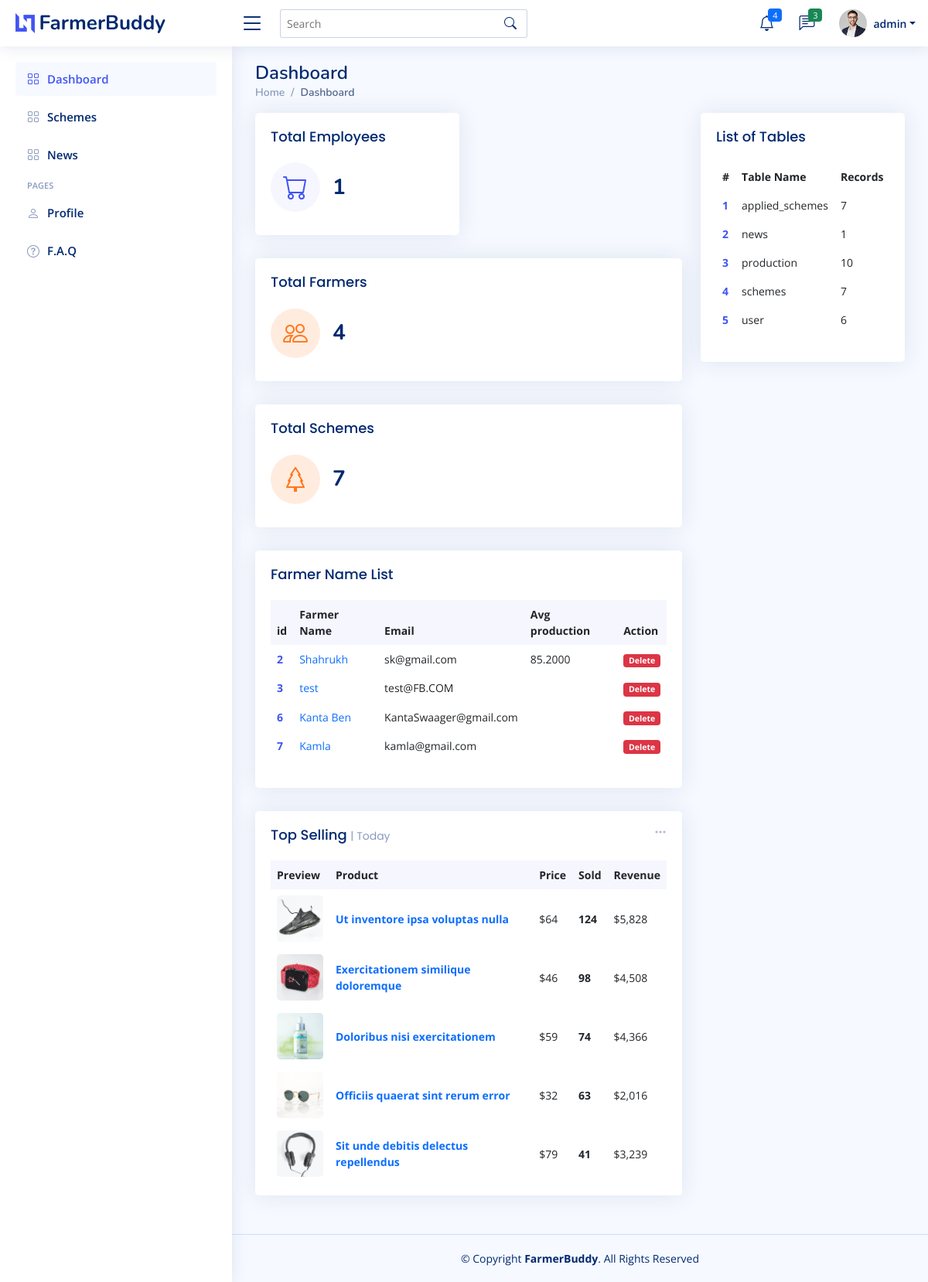
The app's page /index.php (signed in) with its own data.
### tables this page shows
CREATE TABLE `user` (
  `id` int(255) NOT NULL,
  `name` varchar(200) NOT NULL,
  `email` varchar(200) NOT NULL,
  `type` varchar(10) NOT NULL,
  `username` varchar(100) NOT NULL,
  `password` varchar(100) NOT NULL
);

### Database/Database_api.php (called while the page is built, shortened)
<?php
class Database_api{
		private $db_hostname;
		private $db_database;
		private $db_username;
		private $db_password;
		private $conn;
		public function __construct($database){
			$this->db_database = $database;
			$this->db_hostname = 'localhost';
			$this->db_username = 'root';
			$this->db_password = '';
		}
		private function connect(){
			$this->conn = mysqli_connect($this->db_hostname, $this->db_username, $this->db_password, $this->db_database);
		}
		public function execute($query){
			$result = mysqli_query($this->conn,$query);
			return $result;
		}
}
?>

### pages/dashboard_a.php (the view, shortened to what this page needs)
<main id="main" class="main">
    <div class="pagetitle">
      <h1>Dashboard</h1>
      <nav>
        <ol class="breadcrumb">
          <li class="breadcrumb-item"><a href="index.html">Home</a></li>
          <li class="breadcrumb-item active">Dashboard</li>
        </ol>
      </nav>
    </div>
    <section class="section dashboard">
      <div class="row">
        <div class="col-lg-8">
          <div class="row">
            <div class="col-xxl-4 col-md-6">
              <div class="card info-card sales-card">
                <div class="card-body">
                  <h5 class="card-title">Total Employees</span></h5>
                  <div class="d-flex align-items-center">
                    <div class="card-icon rounded-circle d-flex align-items-center justify-content-center">
                      <i class="bi bi-cart"></i>
                    </div>
                    <div class="ps-3">
                      <h6><?php $db=new Database_api("farmerbuddy");
                            $row = mysqli_fetch_array($db->execute("SELECT COUNT(*) from user where type='Employee'"));
                            echo $row[0];
                       ?></h6>
                    </div>
                  </div>
                </div>
              </div>
            </div>
            <div class="col-xxl-4 col-xl-12">
              <div class="card info-card customers-card">
                <div class="card-body">
                  <h5 class="card-title">Total Farmers</span></h5>
                  <div class="d-flex align-items-center">
                    <div class="card-icon rounded-circle d-flex align-items-center justify-content-center">
                      <i class="bi bi-people"></i>
                    </div>
                    <div class="ps-3">
                      <h6><?php $db=new Database_api("farmerbuddy");
                            $row = mysqli_fetch_array($db->execute("SELECT COUNT(*) from user where type='Farmer'"));
                            echo $row[0];
                       ?></h6>
                    </div>
                  </div>
                </div>
              </div>
            </div>
             <div class="col-xxl-4 col-xl-12">
              <div class="card info-card customers-card">
                <div class="card-body">
                  <h5 class="card-title">Total Schemes</span></h5>
                  <div class="d-flex align-items-center">
                    <div class="card-icon rounded-circle d-flex align-items-center justify-content-center">
                      <i class="bi bi-tree"></i>
                    </div>
                    <div class="ps-3">
                      <h6><?php $db=new Database_api("farmerbuddy");
                            $row = mysqli_fetch_array($db->execute("SELECT COUNT(*) from schemes"));
                            echo $row[0];
                      ?></h6>
                    </div>
                  </div>
                </div>
              </div>
            </div>
            <div class="col-12">
              <div class="card recent-sales">
                <div class="card-body">
                  <h5 class="card-title">Farmer Name List</span></h5>
                  <table class="table table-borderless datatable">
                    <thead>
                      <tr>
                        <th scope="col">id</th>
                        <th scope="col">Farmer Name</th>
                        <th scope="col">Email</th>
                        <th scope="col">Avg production</th>
                        <th scope="col">Action</th>
                      </tr>
                    </thead>
                    <tbody>
                    <?php
                        $db = new Database_api("farmerbuddy");
                        $result = $db->execute("SELECT * from user where type='Farmer'");
                        while($row = mysqli_fetch_array($result)){
                          echo "<tr>";
                            echo "<th scope='row'><a href='#'>$row[0]</a></th>";
                            echo "<td> <a href='#' class='text-primary'>$row[1]</td>";
                            echo "<td>$row[2]</a></td>";
                            $r = $db->execute("SELECT avg(amount) from production WHERE cid=$row[0]");
                            $d =  mysqli_fetch_array($r);
                            echo "<td>$d[0]</td>";
                            echo "<td><a href='php/deleteUser.php?id=$row[0]'><span class='badge bg-danger'>Delete</span></a>";
                          echo "</tr>";
                        }
                      ?>
                    </tbody>
                  </table>
                </div>
              </div>
            </div>
            <div class="col-12">
              <div class="card top-selling">
                <div class="filter">
                  <a class="icon" href="#" data-bs-toggle="dropdown"><i class="bi bi-three-dots"></i></a>
                </div>
                <div class="card-body pb-0">
                  <h5 class="card-title">Top Selling <span>| Today</span></h5>
                  <table class="table table-borderless">
                    <thead>
                      <tr>
                        <th scope="col">Preview</th>
                        <th scope="col">Product</th>
                        <th scope="col">Price</th>
                        <th scope="col">Sold</th>
                        <th scope="col">Revenue</th>
                      </tr>
                    </thead>
                    <tbody>
                      <tr>
                        <th scope="row"><a href="#"><img src="assets/img/product-1.jpg" alt=""></a></th>
                        <td><a href="#" class="text-primary fw-bold">Ut inventore ipsa voluptas nulla</a></td>
                        <td>$64</td>
                        <td class="fw-bold">124</td>
                        <td>$5,828</td>
                      </tr>
                      <tr>
                        <th scope="row"><a href="#"><img src="assets/img/product-2.jpg" alt=""></a></th>
                        <td><a href="#" class="text-primary fw-bold">Exercitationem similique doloremque</a></td>
                        <td>$46</td>
                        <td class="fw-bold">98</td>
                        <td>$4,508</td>
                      </tr>
                      <tr>
                        <th scope="row"><a href="#"><img src="assets/img/product-3.jpg" alt=""></a></th>
                        <td><a href="#" class="text-primary fw-bold">Doloribus nisi exercitationem</a></td>
                        <td>$59</td>
                        <td class="fw-bold">74</td>
                        <td>$4,366</td>
                      </tr>
                      <tr>
                        <th scope="row"><a href="#"><img src="assets/img/product-4.jpg" alt=""></a></th>
                        <td><a href="#" class="text-primary fw-bold">Officiis quaerat sint rerum error</a></td>
                        <td>$32</td>
                        <td class="fw-bold">63</td>
                        <td>$2,016</td>
                      </tr>
                      <tr>
                        <th scope="row"><a href="#"><img src="assets/img/product-5.jpg" alt=""></a></th>
                        <td><a href="#" class="text-primary fw-bold">Sit unde debitis delectus repellendus</a></td>
                        <td>$79</td>
                        <td class="fw-bold">41</td>
                        <td>$3,239</td>
                      </tr>
                    </tbody>
                  </table>
                </div>
              </div>
            </div>
          </div>
        </div>
        <div class="col-lg-4">
          <div class="card">
            <div class="card-body">
              <h5 class="card-title">List of Tables</h5>
              <div class="activity">
                <?php
                 echo '<table class="table table-borderless ">';
                 echo '<thead>';
                   echo '<tr>';
                     echo '<th scope="col">#</th>';
                     echo '<th scope="col">Table Name</th>';
                     echo '<th scope="col">Records</th>';
                   echo '</tr>';
                 echo '</thead>';
                 echo '<tbody>';
                     $i=1;
                     $result = $db->execute("SHOW tables");
                     while($row = mysqli_fetch_array($result)){
                       echo "<tr>";
                       echo "<th scope='row'><a href='#'>$i</a></th>";
                       echo "<td>$row[0]</td>";
                       $no_of_records = mysqli_fetch_array($db->execute("SELECT count(*) from ".$row[0].""));
                       echo "<td>$no_of_records[0]</td>";
                       echo "</tr>";
                       $i++;
                     }
                 echo '</tbody>';
               echo '</table>';
                ?>
              </div>
            </div>
          </div>
      </div>
    </section>
  </main>

### index.php (shortened to what this page needs)
<!DOCTYPE html>
<html lang="en">
<head>
  <link href="assets/vendor/bootstrap/css/bootstrap.min.css" rel="stylesheet">
  <link href="assets/vendor/bootstrap-icons/bootstrap-icons.css" rel="stylesheet">
  <link href="assets/vendor/remixicon/remixicon.css" rel="stylesheet">
  <link href="assets/vendor/boxicons/css/boxicons.min.css" rel="stylesheet">
  <link href="assets/vendor/quill/quill.snow.css" rel="stylesheet">
  <link href="assets/vendor/quill/quill.bubble.css" rel="stylesheet">
  <link href="assets/vendor/simple-datatables/style.css" rel="stylesheet">
  <link href="assets/css/style.css" rel="stylesheet">
</head>
<body>
<?php include "header.php";
        include "Database/Database_api.php";
        if($_SESSION['type']=="Admin"){
          include "aside_admin.php";
          include 'pages/dashboard_a.php';
        }
  ?>
  <footer id="footer" class="footer">
    <div class="copyright">
      &copy; Copyright <strong><span>FarmerBuddy</span></strong>. All Rights Reserved
    </div>
  </footer>
</body>
</html>

### header.php (shortened to what this page needs)
<header id="header" class="header fixed-top d-flex align-items-center">
    <div class="d-flex align-items-center justify-content-between">
      <a href="index.php" class="logo d-flex align-items-center">
        <img src="assets/img/logo.png" alt="">
        <span class="d-none d-lg-block">FarmerBuddy</span>
      </a>
      <i class="bi bi-list toggle-sidebar-btn"></i>
    </div>
    <div class="search-bar">
      <form class="search-form d-flex align-items-center" method="POST" action="#">
        <input type="text" name="query" placeholder="Search" title="Enter search keyword">
        <button type="submit" title="Search"><i class="bi bi-search"></i></button>
      </form>
    </div>
    <nav class="header-nav ms-auto">
      <ul class="d-flex align-items-center">
        <li class="nav-item dropdown">
          <a class="nav-link nav-icon" href="#" data-bs-toggle="dropdown">
            <i class="bi bi-bell"></i>
            <span class="badge bg-primary badge-number">4</span>
          </a>
        </li>
        <li class="nav-item dropdown">
          <a class="nav-link nav-icon" href="#" data-bs-toggle="dropdown">
            <i class="bi bi-chat-left-text"></i>
            <span class="badge bg-success badge-number">3</span>
          </a>
        </li>
        <li class="nav-item dropdown pe-3">
          <a class="nav-link nav-profile d-flex align-items-center pe-0" href="#" data-bs-toggle="dropdown">
            <img src="assets/img/profile-img.jpg" alt="Profile" class="rounded-circle">
            <span class="d-none d-md-block dropdown-toggle ps-2"><?php echo $_SESSION['name']; ?></span>
          </a>
        </li>
      </ul>
    </nav>
  </header>

### aside_admin.php
<?php
  $link = explode('/',$_SERVER['REQUEST_URI']);
  $currentFile = end($link);
?>
<aside id="sidebar" class="sidebar">
    <ul class="sidebar-nav" id="sidebar-nav">
      <li class="nav-item">
        <a class="nav-link <?php if($currentFile!="index.php"){echo "collapsed";}?>" href="index.php">
          <i class="bi bi-grid" ></i>
          <span>Dashboard</span>
        </a>
      </li>
      <li class="nav-item">
        <a class="nav-link <?php if($currentFile!="schemes.php"){echo "collapsed";}?>" href="schemes.php">
          <i class="bi bi-grid" ></i>
          <span>Schemes</span>
        </a>
      </li>
      <li class="nav-item">
        <a class="nav-link <?php if($currentFile!="news.php"){echo "collapsed";}?>" href="news.php">
          <i class="bi bi-grid" ></i>
          <span>News</span>
        </a>
      </li>
      <li class="nav-heading">Pages</li>
      <li class="nav-item">
        <a class="nav-link collapsed" href="users-profile.php">
          <i class="bi bi-person"></i>
          <span>Profile</span>
        </a>
      </li>
      <li class="nav-item">
        <a class="nav-link collapsed" href="pages-faq.php">
          <i class="bi bi-question-circle"></i>
          <span>F.A.Q</span>
        </a>
      </li>
    </ul>
  </aside>

### records on screen
user: id "2", name "Shahrukh", email "sk@gmail.com", d "85.2000"
user: id "3", name "test", email "test@FB.COM"
user: id "6", name "Kanta Ben", email "KantaSwaager@gmail.com"
user: id "7", name "Kamla", email "kamla@gmail.com"

### other values on screen
$_SESSION['name'] "admin"
$row[0] "1"
$row[0] "4"
$row[0] "7"
$row[0] "applied_schemes"
$no_of_records[0] "7"
$row[0] "news"
$no_of_records[0] "1"
$row[0] "production"
$no_of_records[0] "10"
$row[0] "schemes"
$row[0] "user"
$no_of_records[0] "6"
